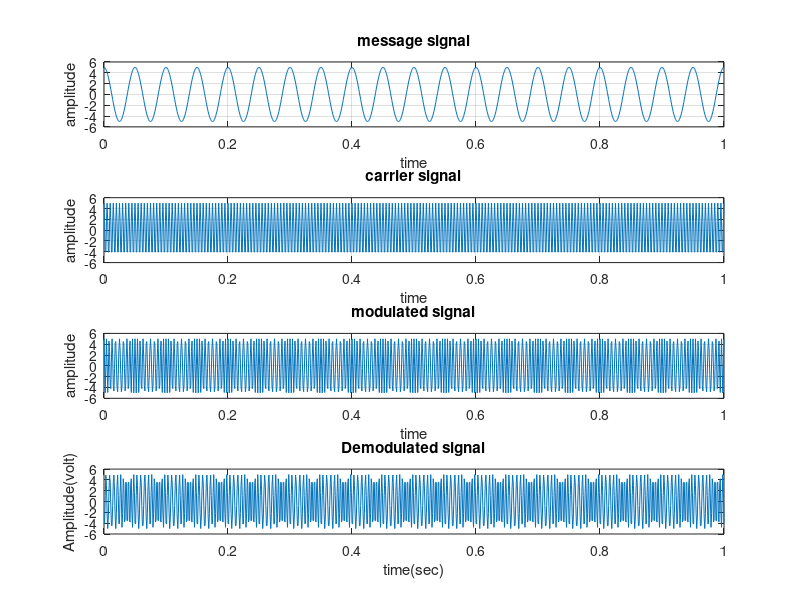

Source code (MATLAB):
clc;
clear all;
close all;
kf=10;
Am=5;
fm=20;
fdev=(kf*Am);
beta=fdev/fm;
t=0:0.001:1;
Ac=5;
fc=200;
m=Am*cos(2*pi*fm*t);
c=Ac*cos(2*pi*fc*t);
s=Ac*cos(2*pi*fc*t+beta*(sin(2*pi*fm*t)));

subplot(4,1,1);
plot(t,m);
grid on;
title('message signal');
xlabel('time');
ylabel('amplitude');

subplot(4,1,2);
plot(t,c);
grid on;
title('carrier signal');
xlabel('time');
ylabel('amplitude');

subplot(4,1,3);
plot(t,s);
grid on;
title('modulated signal');
xlabel('time');
ylabel('amplitude');

d=Ac*cos(2*pi*fc*t+(kf/fm)*m);
subplot(4,1,4);
plot(t,d);
title ( 'Demodulated signal');
xlabel ( 'time(sec)');
ylabel ('Amplitude(volt)');